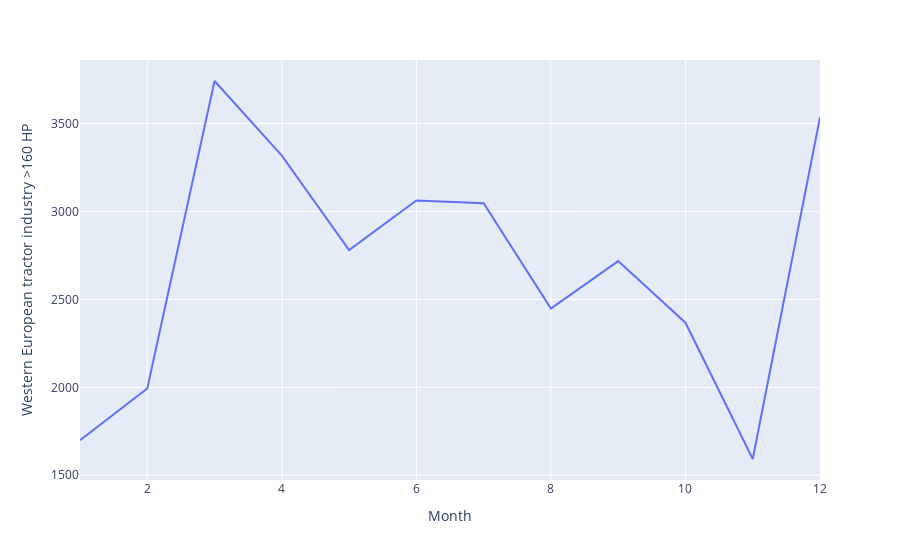

Here is the notebook cell this chart was saved with:
### Markdown cell above
#### In the above plot, we can't really a clear increasing/decreasing trend. This might indicate that the market share isn't growing over time. 
#### There seems to be a yearly seasonality since we can see a repeating cyclic pattern. This is in alignment with our common understanding of farming seasons since they repeat every year. 
#### We'll make use of this information in choosing a forecasting algorithm and its parameters.

### Code cell
# Does demand change from month to month?

temp_df = dataset[['Month', 'Western European tractor industry >160 HP ']]
temp_df['Month'] = temp_df['Month'].astype('int64')
temp_df = temp_df.groupby('Month').mean().sort_values('Month').reset_index()
fig1 = px.line(temp_df, x = 'Month', y = 'Western European tractor industry >160 HP ')
fig1.show()

### Figure 1 — Plotly figure (JSON) as saved in the notebook; plotly's stock layout.template omitted (floating-point values rounded to 4 significant figures)
{"data": [{"hovertemplate": "Month=%{x}<br>Western European tractor industry >160 HP =%{y}<extra></extra>", "legendgroup": "", "line": {"color": "#636efa", "dash": "solid"}, "marker": {"symbol": "circle"}, "mode": "lines", "name": "", "orientation": "v", "showlegend": false, "type": "scatter", "x": [1, 2, 3, 4, 5, 6, 7, 8, 9, 10, 11, 12], "xaxis": "x", "y": [1699.0, 1994.0, 3743.0, 3318.0, 2781.0, 3062.0, 3048.0, 2448.0, 2718.0, 2368.0, 1592.0, 3536.0], "yaxis": "y"}], "layout": {"legend": {"tracegroupgap": 0}, "margin": {"t": 60}, "xaxis": {"anchor": "y", "domain": [0, 1], "title": {"text": "Month"}}, "yaxis": {"anchor": "x", "domain": [0, 1], "title": {"text": "Western European tractor industry >160 HP "}}}}
